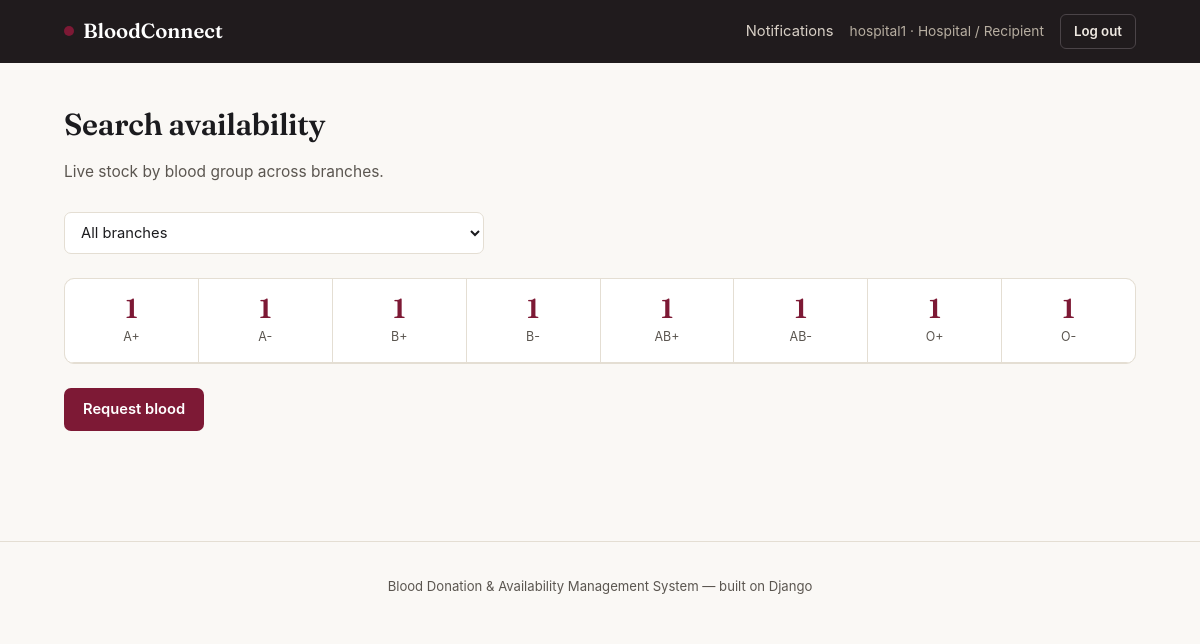
The app's page /hospital/search/ (signed in) with its own data.
### core/models.py (models this page shows, shortened)
class User(AbstractUser):
    class Role(models.TextChoices):
        DONOR = "DONOR", "Donor"
        STAFF = "STAFF", "Blood Bank Staff"
        HOSPITAL = "HOSPITAL", "Hospital / Recipient"
        ADMIN = "ADMIN", "System Administrator"
    role = models.CharField(max_length=10, choices=Role.choices, default=Role.DONOR)
    phone = models.CharField(max_length=15, blank=True)

class BloodUnit(models.Model):
    class Status(models.TextChoices):
        AVAILABLE = "AVAILABLE", "Available"
        RESERVED = "RESERVED", "Reserved"
        ISSUED = "ISSUED", "Issued"
        EXPIRED = "EXPIRED", "Expired"
        QUARANTINED = "QUARANTINED", "Quarantined"
    donation = models.OneToOneField(Donation, on_delete=models.CASCADE, related_name="unit")
    blood_group = models.CharField(max_length=3, choices=BLOOD_GROUP_CHOICES)
    branch = models.ForeignKey(Branch, on_delete=models.SET_NULL, null=True)
    collection_date = models.DateField()
    expiry_date = models.DateField()
    status = models.CharField(max_length=15, choices=Status.choices, default=Status.QUARANTINED)

### core/views.py (the view)
# urls.py: path("hospital/search/", views.search_availability, name="search_availability"),
@login_required
@user_passes_test(is_hospital_role)
def search_availability(request):
    branch_id = request.GET.get("branch")
    group = request.GET.get("blood_group")
    units = BloodUnit.objects.filter(status=BloodUnit.Status.AVAILABLE)
    if branch_id:
        units = units.filter(branch_id=branch_id)
    if group:
        units = units.filter(blood_group=group)
    counts = {}
    for g in BLOOD_GROUPS:
        counts[g] = units.filter(blood_group=g).count()
    branches = Branch.objects.all()
    return render(request, "core/search_availability.html", {
        "counts": counts, "branches": branches, "selected_branch": branch_id, "selected_group": group,
    })

### core/context_processors.py (called while the page is built)
def notifications(request):
    if request.user.is_authenticated:
        count = request.user.notifications.filter(is_read=False).count()
        return {"unread_notification_count": count}
    return {"unread_notification_count": 0}

### core/models.py (called while the page is built)
    def __str__(self):
        return f"{self.name} — {self.city}"

### core/views.py (called while the page is built)
def is_hospital_role(u):
    return u.is_authenticated and u.role == User.Role.HOSPITAL

### templates/core/search_availability.html (shortened to what this page needs)
{% extends "base.html" %}
{% block content %}
<div class="page-head"><div><h1>Search availability</h1><p>Live stock by blood group across branches.</p></div></div>
<form method="get" style="display:flex; gap:10px; margin-bottom:24px; max-width:420px;">
  <select name="branch" onchange="this.form.submit()">
    <option value="">All branches</option>
  </select>
</form>
<div class="stat-strip">
  {% for group, count in counts.items %}
  <div class="stat-tile {% if count == 0 %}low{% endif %}"><div class="num">{{ count }}</div><div class="lbl">{{ group }}</div></div>
  {% endfor %}
</div>
<a href="{% url 'create_request' %}" class="btn btn-primary">Request blood</a>
{% endblock %}

### templates/base.html (shortened to what this page needs)
<!DOCTYPE html>
<html lang="en">
<head>
{% load static %}
</head>
<body>
<div class="topbar">
  <div class="container">
    <a href="{% url 'home' %}" class="brand"><span class="dot"></span>BloodConnect</a>
    <div class="topbar-right">
      {% if user.is_authenticated %}
        {% if user.role != "ADMIN" %}
          <a href="{% url 'notifications' %}" class="link">Notifications{% if unread_notification_count %}<span class="bell-badge">{{ unread_notification_count }}</span>{% endif %}</a>
        {% endif %}
        <span class="who">{{ user.username }} · {{ user.get_role_display }}</span>
        <a href="{% url 'logout' %}" class="btn btn-ghost-light btn-sm">Log out</a>
      {% else %}
        <a href="{% url 'login' %}" class="link">Log in</a>
        <a href="{% url 'signup_donor' %}" class="btn btn-primary btn-sm">Become a donor</a>
      {% endif %}
    </div>
  </div>
</div>
<div class="page">
  <div class="container">
    {% block content %}{% endblock %}
  </div>
</div>
<footer>Blood Donation &amp; Availability Management System — built on Django</footer>
</body>
</html>

### records on screen
User: username "hospital1", role "Hospital / Recipient"
BloodUnit: branch "1", blood_group "AB+"

### other values on screen
{{ count }} "1" "1" "1" "1" "1" "1" "1"
{{ group }} "A+" "A-" "B+" "B-" "AB-" "O+" "O-"
